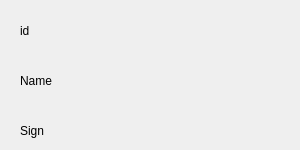
<?xml version="1.0" encoding="UTF-8"?>
<ui version="4.0">
 <class>UserSampleInfo</class>
 <widget class="QWidget" name="UserSampleInfo">
  <property name="geometry">
   <rect>
    <x>0</x>
    <y>0</y>
    <width>300</width>
    <height>150</height>
   </rect>
  </property>
  <property name="windowTitle">
   <string>Form</string>
  </property>
  <widget class="QLabel" name="label_name">
   <property name="geometry">
    <rect>
     <x>20</x>
     <y>60</y>
     <width>241</width>
     <height>41</height>
    </rect>
   </property>
   <property name="text">
    <string>Name</string>
   </property>
  </widget>
  <widget class="QLabel" name="label_sign">
   <property name="geometry">
    <rect>
     <x>20</x>
     <y>110</y>
     <width>271</width>
     <height>41</height>
    </rect>
   </property>
   <property name="text">
    <string>Sign</string>
   </property>
  </widget>
  <widget class="QLabel" name="label_id">
   <property name="geometry">
    <rect>
     <x>20</x>
     <y>20</y>
     <width>241</width>
     <height>21</height>
    </rect>
   </property>
   <property name="text">
    <string>id</string>
   </property>
  </widget>
  <widget class="QLabel" name="label">
   <property name="geometry">
    <rect>
     <x>0</x>
     <y>0</y>
     <width>301</width>
     <height>151</height>
    </rect>
   </property>
   <property name="text">
    <string>&lt;html&gt;&lt;head/&gt;&lt;body&gt;&lt;p&gt;&lt;img src=&quot;:/res/bg/white.jpg&quot;/&gt;&lt;/p&gt;&lt;/body&gt;&lt;/html&gt;</string>
   </property>
  </widget>
  <zorder>label</zorder>
  <zorder>label_name</zorder>
  <zorder>label_sign</zorder>
  <zorder>label_id</zorder>
 </widget>
 <resources/>
 <connections/>
</ui>
